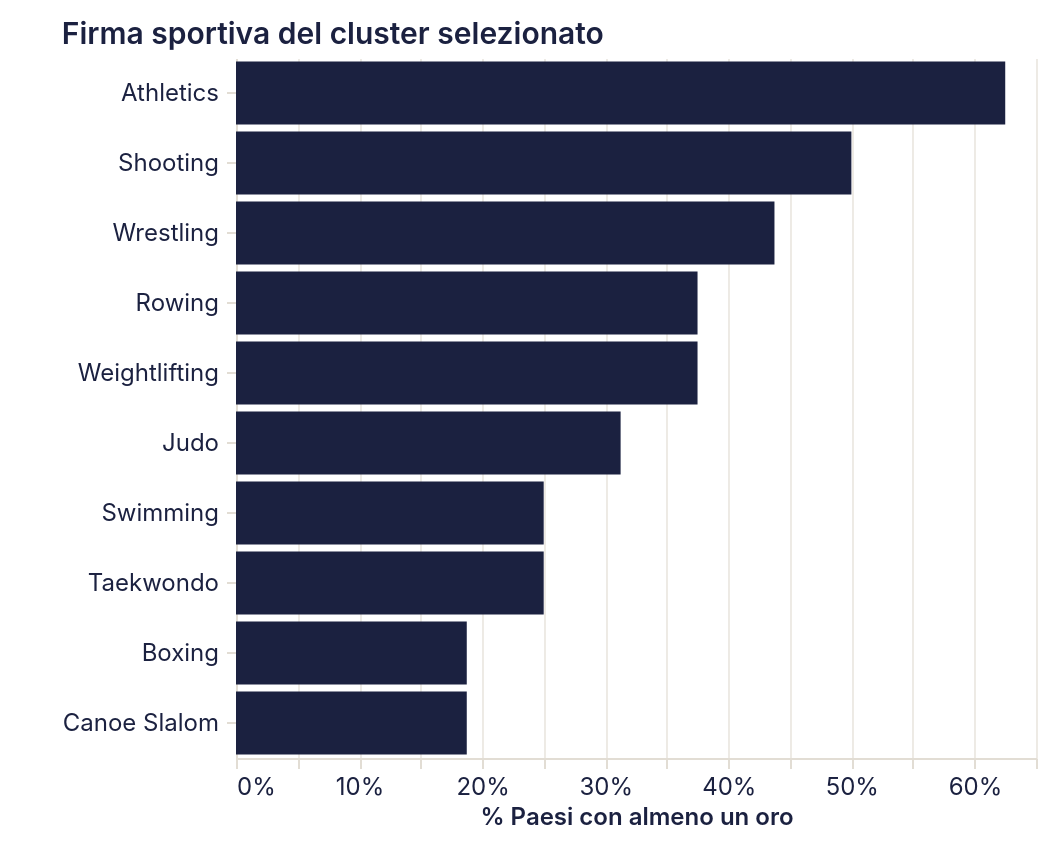

Here is the Vega-Lite specification saved for this chart:
### Vega-Lite specification from a JSON file in a GitHub repository (floating-point values rounded to 4 significant figures)
{"$schema": "https://vega.github.io/schema/vega-lite/v5.20.1.json", "config": {"arc": {"fill": "#1b2140"}, "area": {"fill": "#1b2140", "fillOpacity": 0.15, "line": true}, "axis": {"domainColor": "#e2ddd4", "grid": true, "gridColor": "#e2ddd4", "gridWidth": 0.6, "labelAngle": 0, "labelColor": "#1b2140", "labelFont": "Inter, system-ui, -apple-system, BlinkMacSystemFont, 'Segoe UI', Roboto, sans-serif", "labelFontSize": 12, "labelFontWeight": 400, "labelPadding": 4, "tickColor": "#e2ddd4", "tickSize": 5, "titleColor": "#1b2140", "titleFont": "Inter, system-ui, -apple-system, BlinkMacSystemFont, 'Segoe UI', Roboto, sans-serif", "titleFontSize": 12, "titleFontWeight": 600}, "axisBand": {"grid": false}, "background": "transparent", "bar": {"fill": "#1b2140"}, "legend": {"labelColor": "#1b2140", "labelFont": "Inter, system-ui, -apple-system, BlinkMacSystemFont, 'Segoe UI', Roboto, sans-serif", "labelFontSize": 11, "padding": 4, "symbolType": "circle", "titleColor": "#1b2140", "titleFont": "Inter, system-ui, -apple-system, BlinkMacSystemFont, 'Segoe UI', Roboto, sans-serif", "titleFontSize": 12}, "line": {"stroke": "#1b2140", "strokeWidth": 2}, "mark": {"color": "#1b2140"}, "path": {"stroke": "#1b2140"}, "point": {"fill": "#1b2140", "filled": true}, "range": {"category": ["#1b2140", "#ff8009", "#9a0641", "#ffe34a", "#e7b6af", "#0088b0", "#e03830"]}, "rect": {"fill": "#1b2140"}, "shape": {"stroke": "#1b2140"}, "symbol": {"fill": "#1b2140"}, "title": {"anchor": "start", "color": "#1b2140", "font": "Inter, system-ui, -apple-system, BlinkMacSystemFont, 'Segoe UI', Roboto, sans-serif", "fontSize": 15, "fontWeight": 600, "subtitleColor": "#1b2140", "subtitleFont": "Inter, system-ui, -apple-system, BlinkMacSystemFont, 'Segoe UI', Roboto, sans-serif"}, "view": {"continuousHeight": 300, "continuousWidth": 400, "fill": null, "stroke": null}}, "data": {"name": "data-3b414f9b71328c4a863eaa4770edfd28"}, "datasets": {"data-3b414f9b71328c4a863eaa4770edfd28": [{"cluster_k7": 0, "cluster_nome": "Paesi con breve storia olimpica", "percentuale": 0.625, "sport": "Athletics"}, {"cluster_k7": 0, "cluster_nome": "Paesi con breve storia olimpica", "percentuale": 0.5, "sport": "Shooting"}, {"cluster_k7": 0, "cluster_nome": "Paesi con breve storia olimpica", "percentuale": 0.4375, "sport": "Wrestling"}, {"cluster_k7": 0, "cluster_nome": "Paesi con breve storia olimpica", "percentuale": 0.375, "sport": "Rowing"}, {"cluster_k7": 0, "cluster_nome": "Paesi con breve storia olimpica", "percentuale": 0.375, "sport": "Weightlifting"}, {"cluster_k7": 0, "cluster_nome": "Paesi con breve storia olimpica", "percentuale": 0.3125, "sport": "Judo"}, {"cluster_k7": 0, "cluster_nome": "Paesi con breve storia olimpica", "percentuale": 0.25, "sport": "Swimming"}, {"cluster_k7": 0, "cluster_nome": "Paesi con breve storia olimpica", "percentuale": 0.25, "sport": "Taekwondo"}, {"cluster_k7": 0, "cluster_nome": "Paesi con breve storia olimpica", "percentuale": 0.1875, "sport": "Boxing"}, {"cluster_k7": 0, "cluster_nome": "Paesi con breve storia olimpica", "percentuale": 0.1875, "sport": "Canoe Slalom"}, {"cluster_k7": 1, "cluster_nome": "Piccoli Paesi iper-efficienti", "percentuale": 1.0, "sport": "Athletics"}, {"cluster_k7": 1, "cluster_nome": "Piccoli Paesi iper-efficienti", "percentuale": 0.7143, "sport": "Canoe Sprint"}, {"cluster_k7": 1, "cluster_nome": "Piccoli Paesi iper-efficienti", "percentuale": 0.5714, "sport": "Sailing"}, {"cluster_k7": 1, "cluster_nome": "Piccoli Paesi iper-efficienti", "percentuale": 0.5714, "sport": "Shooting"}, {"cluster_k7": 1, "cluster_nome": "Piccoli Paesi iper-efficienti", "percentuale": 0.5714, "sport": "Weightlifting"}, {"cluster_k7": 1, "cluster_nome": "Piccoli Paesi iper-efficienti", "percentuale": 0.5714, "sport": "Wrestling"}, {"cluster_k7": 1, "cluster_nome": "Piccoli Paesi iper-efficienti", "percentuale": 0.4286, "sport": "Rowing"}, {"cluster_k7": 1, "cluster_nome": "Piccoli Paesi iper-efficienti", "percentuale": 0.2857, "sport": "Boxing"}, {"cluster_k7": 1, "cluster_nome": "Piccoli Paesi iper-efficienti", "percentuale": 0.2857, "sport": "Cycling Track"}, {"cluster_k7": 1, "cluster_nome": "Piccoli Paesi iper-efficienti", "percentuale": 0.2857, "sport": "Football"}, {"cluster_k7": 2, "cluster_nome": "Paesi dai molti sport ma pochi ori", "percentuale": 0.5556, "sport": "Athletics"}, {"cluster_k7": 2, "cluster_nome": "Paesi dai molti sport ma pochi ori", "percentuale": 0.4444, "sport": "Sailing"}, {"cluster_k7": 2, "cluster_nome": "Paesi dai molti sport ma pochi ori", "percentuale": 0.3333, "sport": "Boxing"}, {"cluster_k7": 2, "cluster_nome": "Paesi dai molti sport ma pochi ori", "percentuale": 0.3333, "sport": "Football"}, {"cluster_k7": 2, "cluster_nome": "Paesi dai molti sport ma pochi ori", "percentuale": 0.3333, "sport": "Judo"}, {"cluster_k7": 2, "cluster_nome": "Paesi dai molti sport ma pochi ori", "percentuale": 0.2222, "sport": "Artistic Gymnastics"}, {"cluster_k7": 2, "cluster_nome": "Paesi dai molti sport ma pochi ori", "percentuale": 0.2222, "sport": "Swimming"}, {"cluster_k7": 2, "cluster_nome": "Paesi dai molti sport ma pochi ori", "percentuale": 0.2222, "sport": "Taekwondo"}, {"cluster_k7": 2, "cluster_nome": "Paesi dai molti sport ma pochi ori", "percentuale": 0.2222, "sport": "Weightlifting"}, {"cluster_k7": 2, "cluster_nome": "Paesi dai molti sport ma pochi ori", "percentuale": 0.1111, "sport": "Basketball"}, {"cluster_k7": 3, "cluster_nome": "Paesi dai pochi sport e pochi ori", "percentuale": 0.5714, "sport": "Athletics"}, {"cluster_k7": 3, "cluster_nome": "Paesi dai pochi sport e pochi ori", "percentuale": 0.2857, "sport": "Boxing"}, {"cluster_k7": 3, "cluster_nome": "Paesi dai pochi sport e pochi ori", "percentuale": 0.1429, "sport": "Badminton"}, {"cluster_k7": 3, "cluster_nome": "Paesi dai pochi sport e pochi ori", "percentuale": 0.1429, "sport": "Football"}, {"cluster_k7": 3, "cluster_nome": "Paesi dai pochi sport e pochi ori", "percentuale": 0.1429, "sport": "Hockey"}, {"cluster_k7": 3, "cluster_nome": "Paesi dai pochi sport e pochi ori", "percentuale": 0.1429, "sport": "Judo"}, {"cluster_k7": 3, "cluster_nome": "Paesi dai pochi sport e pochi ori", "percentuale": 0.1429, "sport": "Shooting"}, {"cluster_k7": 3, "cluster_nome": "Paesi dai pochi sport e pochi ori", "percentuale": 0.0, "sport": "3x3 Basketball"}, {"cluster_k7": 3, "cluster_nome": "Paesi dai pochi sport e pochi ori", "percentuale": 0.0, "sport": "Archery"}, {"cluster_k7": 3, "cluster_nome": "Paesi dai pochi sport e pochi ori", "percentuale": 0.0, "sport": "Artistic Gymnastics"}, {"cluster_k7": 4, "cluster_nome": "Potenze olimpiche consolidate", "percentuale": 0.8889, "sport": "Swimming"}, {"cluster_k7": 4, "cluster_nome": "Potenze olimpiche consolidate", "percentuale": 0.8333, "sport": "Athletics"}, {"cluster_k7": 4, "cluster_nome": "Potenze olimpiche consolidate", "percentuale": 0.8333, "sport": "Shooting"}, {"cluster_k7": 4, "cluster_nome": "Potenze olimpiche consolidate", "percentuale": 0.7778, "sport": "Artistic Gymnastics"}, {"cluster_k7": 4, "cluster_nome": "Potenze olimpiche consolidate", "percentuale": 0.7222, "sport": "Rowing"}, {"cluster_k7": 4, "cluster_nome": "Potenze olimpiche consolidate", "percentuale": 0.6111, "sport": "Judo"}, {"cluster_k7": 4, "cluster_nome": "Potenze olimpiche consolidate", "percentuale": 0.5556, "sport": "Cycling Track"}, {"cluster_k7": 4, "cluster_nome": "Potenze olimpiche consolidate", "percentuale": 0.5556, "sport": "Sailing"}, {"cluster_k7": 4, "cluster_nome": "Potenze olimpiche consolidate", "percentuale": 0.5556, "sport": "Weightlifting"}, {"cluster_k7": 4, "cluster_nome": "Potenze olimpiche consolidate", "percentuale": 0.5556, "sport": "Wrestling"}, {"cluster_k7": 5, "cluster_nome": "Superpotenze olimpiche", "percentuale": 1.0, "sport": "Artistic Gymnastics"}, {"cluster_k7": 5, "cluster_nome": "Superpotenze olimpiche", "percentuale": 1.0, "sport": "Athletics"}, {"cluster_k7": 5, "cluster_nome": "Superpotenze olimpiche", "percentuale": 1.0, "sport": "Boxing"}, {"cluster_k7": 5, "cluster_nome": "Superpotenze olimpiche", "percentuale": 1.0, "sport": "Canoe Sprint"}, {"cluster_k7": 5, "cluster_nome": "Superpotenze olimpiche", "percentuale": 1.0, "sport": "Cycling Track"}, {"cluster_k7": 5, "cluster_nome": "Superpotenze olimpiche", "percentuale": 1.0, "sport": "Diving"}, {"cluster_k7": 5, "cluster_nome": "Superpotenze olimpiche", "percentuale": 1.0, "sport": "Fencing"}, {"cluster_k7": 5, "cluster_nome": "Superpotenze olimpiche", "percentuale": 1.0, "sport": "Judo"}, {"cluster_k7": 5, "cluster_nome": "Superpotenze olimpiche", "percentuale": 1.0, "sport": "Rowing"}, {"cluster_k7": 5, "cluster_nome": "Superpotenze olimpiche", "percentuale": 1.0, "sport": "Shooting"}, {"cluster_k7": 6, "cluster_nome": "Paesi dai pochi sport ma molti ori", "percentuale": 0.6, "sport": "Athletics"}, {"cluster_k7": 6, "cluster_nome": "Paesi dai pochi sport ma molti ori", "percentuale": 0.5, "sport": "Boxing"}, {"cluster_k7": 6, "cluster_nome": "Paesi dai pochi sport ma molti ori", "percentuale": 0.4, "sport": "Weightlifting"}, {"cluster_k7": 6, "cluster_nome": "Paesi dai pochi sport ma molti ori", "percentuale": 0.3, "sport": "Taekwondo"}, {"cluster_k7": 6, "cluster_nome": "Paesi dai pochi sport ma molti ori", "percentuale": 0.3, "sport": "Wrestling"}, {"cluster_k7": 6, "cluster_nome": "Paesi dai pochi sport ma molti ori", "percentuale": 0.2, "sport": "Judo"}, {"cluster_k7": 6, "cluster_nome": "Paesi dai pochi sport ma molti ori", "percentuale": 0.2, "sport": "Shooting"}, {"cluster_k7": 6, "cluster_nome": "Paesi dai pochi sport ma molti ori", "percentuale": 0.1, "sport": "Archery"}, {"cluster_k7": 6, "cluster_nome": "Paesi dai pochi sport ma molti ori", "percentuale": 0.1, "sport": "Artistic Gymnastics"}, {"cluster_k7": 6, "cluster_nome": "Paesi dai pochi sport ma molti ori", "percentuale": 0.1, "sport": "Karate"}]}, "encoding": {"color": {"field": "cluster_nome", "legend": null, "scale": {"domain": ["Paesi con breve storia olimpica", "Piccoli Paesi iper-efficienti", "Paesi dai molti sport ma pochi ori", "Paesi dai pochi sport e pochi ori", "Potenze olimpiche consolidate", "Superpotenze olimpiche", "Paesi dai pochi sport ma molti ori"]}, "title": null, "type": "nominal"}, "tooltip": [{"field": "cluster_nome", "type": "nominal"}, {"field": "sport", "type": "nominal"}, {"field": "percentuale", "format": ".0%", "type": "quantitative"}], "x": {"axis": {"format": "%"}, "field": "percentuale", "title": "% Paesi con almeno un oro", "type": "quantitative"}, "y": {"field": "sport", "sort": "-x", "title": null, "type": "nominal"}}, "height": 350, "mark": {"type": "bar"}, "padding": {"bottom": 10, "left": 30, "right": 10, "top": 10}, "params": [{"bind": {"input": "select", "name": "Cluster: ", "options": ["Paesi con breve storia olimpica", "Piccoli Paesi iper-efficienti", "Paesi dai molti sport ma pochi ori", "Paesi dai pochi sport e pochi ori", "Potenze olimpiche consolidate", "Superpotenze olimpiche", "Paesi dai pochi sport ma molti ori"]}, "name": "param_9", "select": {"fields": ["cluster_nome"], "type": "point"}, "value": "Paesi con breve storia olimpica"}], "title": "Firma sportiva del cluster selezionato", "transform": [{"filter": {"param": "param_9"}}], "width": "container"}
